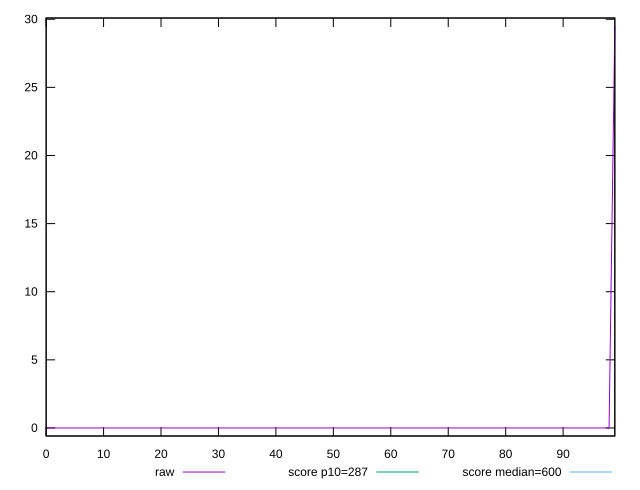

Recreate this plot in gnuplot.
reset

$raw <<EOF
0 0
1 0
2 0
3 0
4 0
5 0
6 0
7 0
8 0
9 0
10 0
11 0
12 0
13 0
14 0
15 0
16 0
17 0
18 0
19 0
20 0
21 0
22 0
23 0
24 0
25 0
26 0
27 0
28 0
29 0
30 0
31 0
32 0
33 0
34 0
35 0
36 0
37 0
38 0
39 0
40 0
41 0
42 0
43 0
44 0
45 0
46 0
47 0
48 0
49 0
50 0
51 0
52 0
53 0
54 0
55 0
56 0
57 0
58 0
59 0
60 0
61 0
62 0
63 0
64 0
65 0
66 0
67 0
68 0
69 0
70 0
71 0
72 0
73 0
74 0
75 0
76 0
77 0
78 0
79 0
80 0
81 0
82 0
83 0
84 0
85 0
86 0
87 0
88 0
89 0
90 0
91 0
92 0
93 0
94 0
95 0
96 0
97 0
98 0
99 29.5
EOF

set key outside below
set xrange [0:99]
set yrange [-0.59:30.09]
set trange [-0.59:30.09]
set terminal svg size 640, 490 enhanced background rgb 'white'
set output "report_00007_2020-12-11T15:55:29.892Z/total-blocking-time/samples/pages+cached+noexternal+nosvg/raw/sorted.svg"

plot $raw title "raw" with line, \
     287 title "score p10=287", \
     600 title "score median=600"

reset
